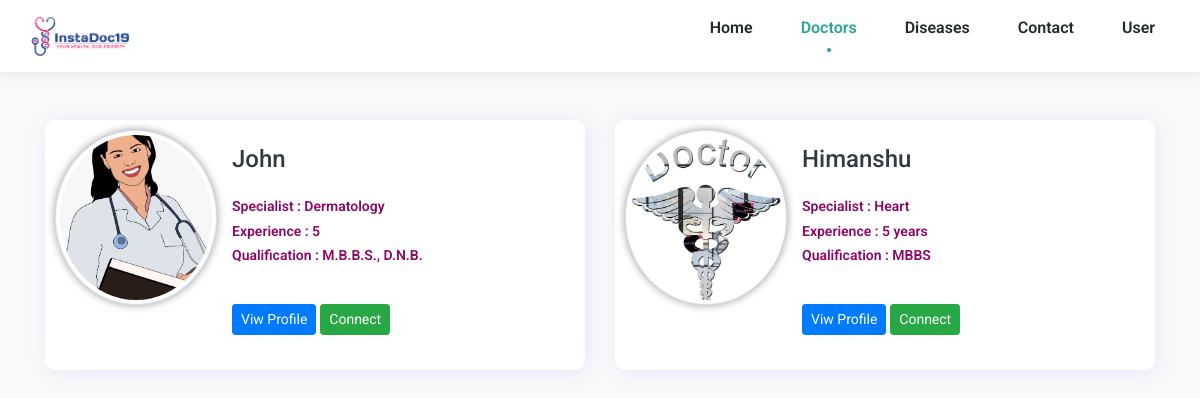
The app's page /doctor/doctors.php with its own data.
### tables this page shows
CREATE TABLE `doctor` (
  `doc_id` int(10) NOT NULL,
  `bio` varchar(1000) NOT NULL,
  `specialist` varchar(500) NOT NULL,
  `experience` varchar(500) NOT NULL,
  `qualification` varchar(500) NOT NULL,
  `language` varchar(500) NOT NULL,
  `docimage` varchar(100) NOT NULL,
  `user_id` int(10) NOT NULL
);

CREATE TABLE `user` (
  `uid` int(10) NOT NULL,
  `mobilenumber` varchar(15) NOT NULL,
  `email` varchar(100) NOT NULL,
  `password` varchar(500) NOT NULL,
  `identity` varchar(50) NOT NULL,
  `firstname` varchar(100) NOT NULL,
  `lastname` varchar(500) NOT NULL,
  `dob` varchar(50) NOT NULL,
  `gender` varchar(6) NOT NULL,
  `city` varchar(100) NOT NULL,
  `state` varchar(100) NOT NULL,
  `date` varchar(50) NOT NULL
);

### doctor/doctors.php (the view, shortened to what this page needs)
<!DOCTYPE html>
<html lang="en">
<head>
    <link rel="stylesheet" href="https://stackpath.bootstrapcdn.com/font-awesome/4.7.0/css/font-awesome.min.css">
    <link rel="stylesheet" href="assets/css/styles.css">
    <link rel="stylesheet" href="https://maxcdn.bootstrapcdn.com/bootstrap/4.0.0/css/bootstrap.min.css"
>
</head>
<body>
    <header class="header" id="header">
        <nav class="nav container">
            <img src="assets/img/prefil.png" alt="logo" class="nav__LOGO">
            <div class="nav__menu" id="nav-menu">
                <ul class="nav__list">
                    <li class="nav__item">
                        <a href="index.php" class="nav__link">
                            <span class="nav__name">Home</span>
                        </a>
                    </li>
                    <li class="nav__item">
                        <a href="doctors.php" class="nav__link  active-link">
                            <span class="nav__name">Doctors</span>
                        </a>
                    </li>
                    <li class="nav__item">
                        <a href="diseases.php" class="nav__link">
                            <span class="nav__name">Diseases</span>
                        </a>
                    </li>
                    <li class="nav__item">
                        <a href="contact.php" class="nav__link">
                            <span class="nav__name">Contact</span>
                        </a>
                    </li>
                    <li class="nav__item">
                        <a href="user/profile.php" class="nav__link">
                            <span class="nav__name">User</span>
                        </a>
                    </li>
                </ul>
            </div>
        </nav>
    </header>
    <main>
        <section class="main-content">
            <div class="container">
                <div class="row">
				<?php
					require_once "databaseconnection/dbconnect.php";
					$doc_select = "select doc_id,firstname,lastname,gender,specialist,experience,qualification,docimage from user inner join doctor on uid=user_id ";
					$doc_result = mysqli_query($conn, $doc_select);
					if(mysqli_num_rows($doc_result) <= 0)
						echo "<div class='p-3 bg-danger ml-4 text-center'>No doctors available</div>";
					else{
						while($doc_row = mysqli_fetch_assoc($doc_result)){
				?>
                    <div class="col-lg-6">
                        <div class="place-card">
                            <div class="place-card__img ">
                                <img src="<?php echo $doc_row['docimage'];?>"
                                    class="place-card__img-thumbnail img-responsive img-thumbnail rounded-circle"
                                    alt="Thumbnail" style="box-shadow: 0px 0px 8px rgba(0,0,0,0.4);">
                            </div>
                            <div class="place-card__content">
                                <h4 class="place-card__content_header">
                                    <a href="doctor-description/doctor-description.php?doc_id=<?php echo $doc_row['doc_id'];?>" class="text-dark place-title"><?php echo $doc_row['firstname'];?></a>
                                </h4>
                                <div class="pt-3 text-dark  pb-3 text-dark description-details">
                                    <p class="h6 sub-head">Specialist : <?php echo $doc_row['specialist'];?> </p>
                                    <p class="h6 sub-head">Experience : <?php echo $doc_row['experience'];?> </p>
                                    <p class="h6 sub-head">Qualification : <?php echo $doc_row['qualification'];?></p>
                                </div>
                                <a href="doctor-description/doctor-description.php?doc_id=<?php echo $doc_row['doc_id'];?>" class="btn btn-sm btn-primary">Viw
                                    Profile</a> <a href="../contact.php" class="btn btn-sm btn-success">Connect</a>
                            </div>
                        </div>
                    </div>
					<?php
						}
					}
					?>
                </div>
            </div>
        </section>
    </main>
</body>
</html>

### doctor/assets/css/styles.css (style rules this page uses)
:root { --header-height: 3rem; --hue: 174; --sat: 63%; --first-color: hsl(var(--hue), var(--sat), 40%); --first-color-alt: hsl(var(--hue), var(--sat), 36%); --title-color: hsl(var(--hue), 12%, 15%); --text-color: hsl(var(--hue), 8%, 35%); --body-color: hsl(var(--hue), 100%, 99%); --container-color: #FFF; --body-font: 'Open Sans', sans-serif; --h1-font-size: 1.5rem; --normal-font-size: .938rem; --tiny-font-size: .625rem; --z-tooltip: 10; --z-fixed: 100; }
@media screen and (min-width: 968px) { :root { --h1-font-size: 2.25rem; --normal-font-size: 1rem; } }
* { box-sizing: border-box; padding: 0; margin: 0; }
html { scroll-behavior: smooth; }
body { margin: 20px; padding: 20px; font-family: var(--body-font); font-size: var(--normal-font-size); background: #f9f9f9; color: var(--text-color); }
ul { list-style: none; }
a { text-decoration: none; }
img { max-width: 100%; height: auto; }
.container { max-width: 968px; margin-left: 1rem; margin-right: 1rem; }
.header { position: fixed; top: 0; left: 0; width: 100%; background-color: var(--container-color); z-index: var(--z-fixed); transition: .4s; background-color: var(--container-color); box-shadow: 0 -1px 12px hsla(var(--hue), var(--sat), 15%, 0.15); }
.nav { height: var(--header-height); display: flex; justify-content: space-between; align-items: center; }
.nav__LOGO { width: 100px; }
.nav__list, .nav__link { display: flex; }
.nav__link { flex-direction: column; align-items: center; row-gap: 4px; color: var(--title-color); font-weight: 600; }
.nav__list { justify-content: space-around; }
.nav__name { font-size: var(--tiny-font-size); }
.active-link { position: relative; color: var(--first-color); transition: .3s; }
.active-link::before { content: ''; position: absolute; bottom: -.5rem; width: 4px; height: 4px; background-color: var(--first-color); border-radius: 50%; }
@media screen and (min-width: 576px) { .nav__list { justify-content: center; column-gap: 3rem; } }
@media screen and (min-width: 768px) { body { margin: 0; } }
@media screen and (min-width: 768px) { .nav { height: calc(var(--header-height) + 1.5rem); } }
@media screen and (min-width: 768px) { .nav__name { font-size: var(--normal-font-size); } }
@media screen and (min-width: 768px) { .active-link::before { content: ''; position: absolute; bottom: -.75rem; width: 4px; height: 4px; background-color: var(--first-color); border-radius: 50%; } }
@media screen and (min-width: 1024px) { .container { margin-left: auto; margin-right: auto; } }

### doctor/doctors.php (style rules this page uses)
body { background: #f9f9f9; font-family: "Roboto", sans-serif; }
.sub-head { color: #8c0766; font-weight: 600; font-size: 14px; }
.main-content { padding-top: 100px; padding-bottom: 100px; }
.place-card { background: #fff; margin-bottom: 25px; border-radius: 10px; overflow: hidden; display: flex; box-shadow: 2px 2px 20px rgba(90, 118, 253, 0.13); height: 250px; }
.place-card__img { width: 30%; }
.place-card__img-thumbnail { height: 70%; width: 100%; object-fit: cover; margin: 10px; }
.place-card__content { padding: 25px; width: 70%; }
.place-card__content_header { display: flex; align-items: center; justify-content: space-between; }
.place-card__content_header .place-title { text-overflow: ellipsis; white-space: nowrap; overflow: hidden; }

### records on screen
doctor: docimage (picture), user.firstname "John", specialist "Dermatology", experience "5", qualification "M.B.B.S., D.N.B."
doctor: docimage (picture), user.firstname "Himanshu", specialist "Heart", experience "5 years", qualification "MBBS"
